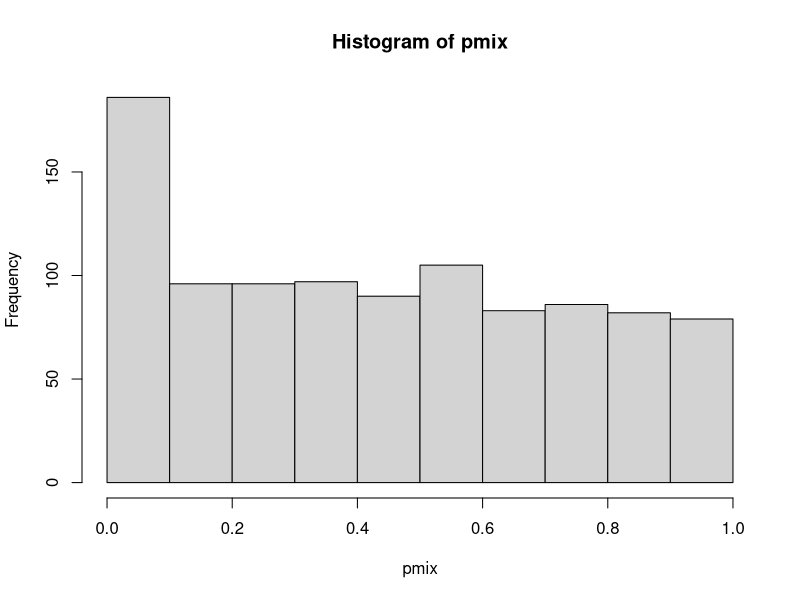
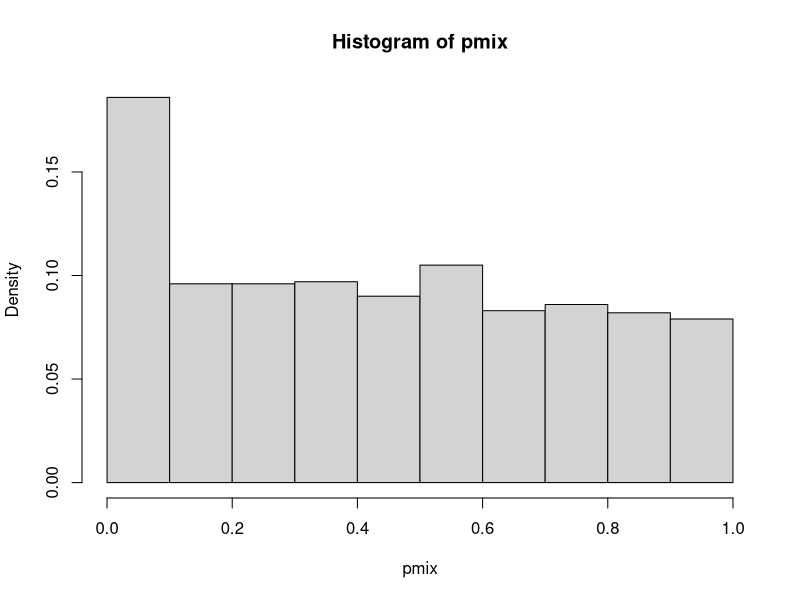
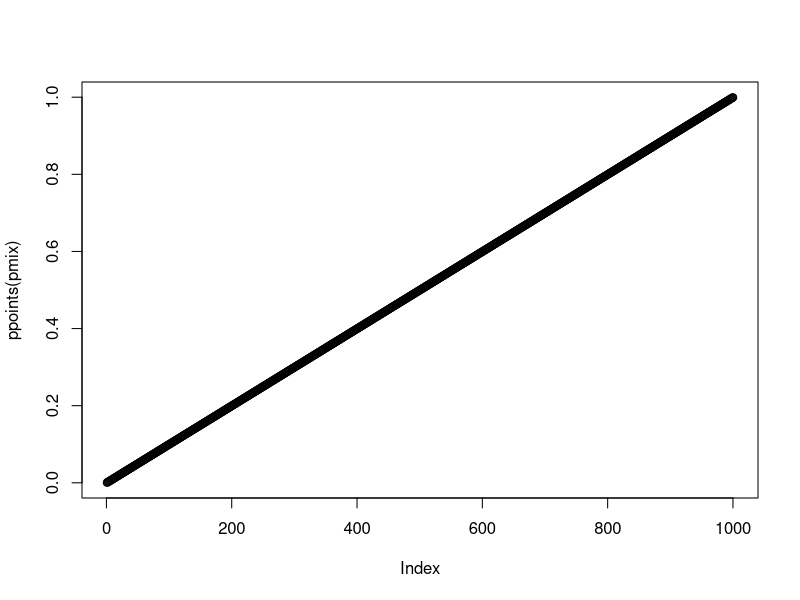

Generate these figures, in order, with R:
## ---- chunk 1
#read in the HW file
pmix <- scan(file = "pmix.txt")

#histogram of data displayed as proportions
pmix.hist <- hist(pmix)
pmix.hist$density <- pmix.hist$counts / sum(pmix.hist$counts)
plot(pmix.hist, freq = F)

## ---- chunk 2

plot(ppoints(pmix))




